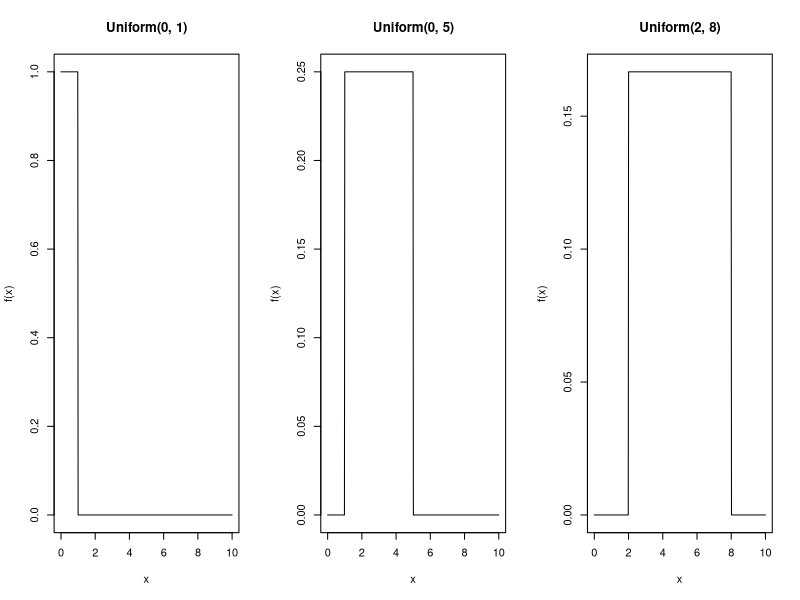

Generate this figure with R:
x <- seq(0, 10, length.out = 500)

pdf("uniform_shapes.pdf", width = 6.5, height = 3.5)

par(mfrow = c(1, 3))

a <- 0
b <- 1
y <- dunif(x, a, b)
plot(x, y,
    type = "l",
    lwd = 1,
    main = "Uniform(0, 1)",
    xlab = "x",
    ylab = "f(x)"
)

a <- 1
b <- 5
y <- dunif(x, a, b)
plot(x, y,
    type = "l",
    lwd = 1,
    main = "Uniform(0, 5)",
    xlab = "x",
    ylab = "f(x)"
)

a <- 2
b <- 8
y <- dunif(x, a, b)
plot(x, y,
    type = "l",
    lwd = 1,
    main = "Uniform(2, 8)",
    xlab = "x",
    ylab = "f(x)"
)

dev.off()
